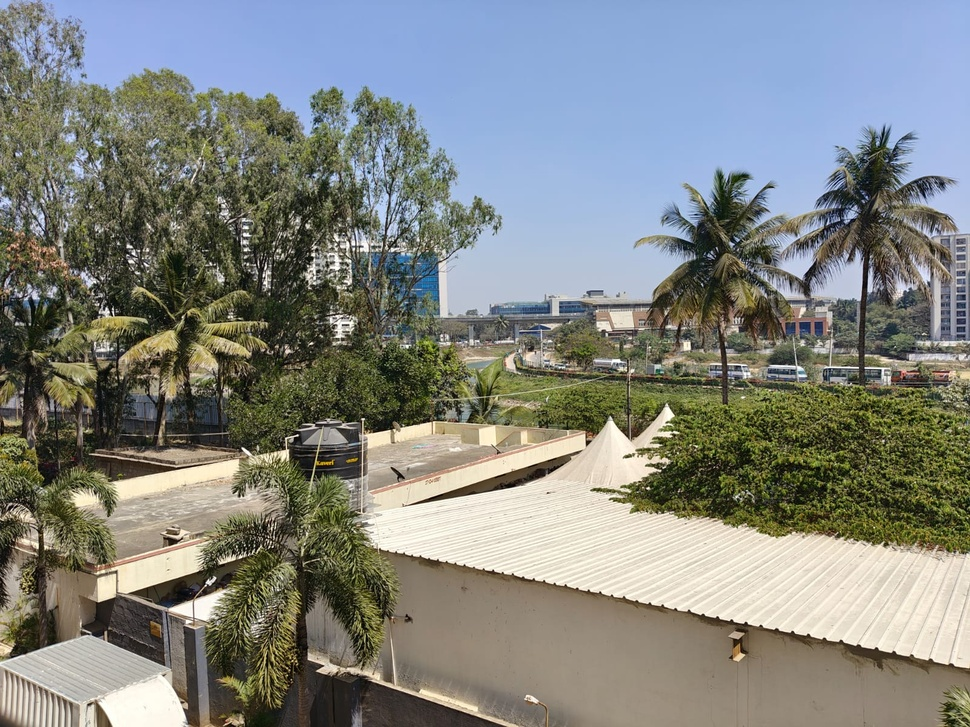
#> input picture imgs/image1.jpeg, 970 x 727 px, shrunk from 1600 x 1200 before the run
$ python panaroma.py
#> lines starting #> are read from the running program, lines starting #| are printed output that depends on the picture
import cv2
import matplotlib.pyplot as plt
import numpy as np


def detect_features(image):
    """Detects keypoints and descriptors using SIFT"""
    sift = cv2.SIFT_create()
    keypoints, descriptors = sift.detectAndCompute(image, None)
    return keypoints, descriptors


def stitch_images(
    base_img, new_img, base_kp, base_des, new_kp, new_des, direction="right"
):
    """Stitches two images using KNN-based feature matching and homography"""

    bf = cv2.BFMatcher(cv2.NORM_L2, crossCheck=False)

    # top 2 nearest matches
    matches = bf.knnMatch(new_des, base_des, k=2)

    good_matches = []
    for m, n in matches:
        if m.distance < 0.7 * n.distance:  # 0.7 - threshold
            good_matches.append(m)

    if len(good_matches) > 4:
        # matching keypoints
        src_pts = np.float32([new_kp[m.queryIdx].pt for m in good_matches]).reshape(
            -1, 1, 2
        )
        dst_pts = np.float32([base_kp[m.trainIdx].pt for m in good_matches]).reshape(
            -1, 1, 2
        )

        # homography matrix
        H, _ = cv2.findHomography(src_pts, dst_pts, cv2.RANSAC, 5.0)

        # output size
        height_base, width_base = base_img.shape[:2]
        height_new, width_new = new_img.shape[:2]

        # corners of the new image after transformation
        corners_new = np.float32(
            [[0, 0], [0, height_new], [width_new, height_new], [width_new, 0]]
        ).reshape(-1, 1, 2)
        warped_corners = cv2.perspectiveTransform(corners_new, H)

        # bounding box of the stitched result
        all_corners = np.vstack(
            (
                warped_corners,
                np.array(
                    [
                        [0, 0],
                        [0, height_base],
                        [width_base, height_base],
                        [width_base, 0],
                    ]
                ).reshape(-1, 1, 2),
            )
        )
        [x_min, y_min] = np.int32(all_corners.min(axis=0).ravel())
        [x_max, y_max] = np.int32(all_corners.max(axis=0).ravel())

        # adjust for negative coordinates
        translation_mat = np.array([[1, 0, -x_min], [0, 1, -y_min], [0, 0, 1]])

        # output size
        output_width = x_max - x_min
        output_height = y_max - y_min
        warped_img = cv2.warpPerspective(
            new_img, translation_mat @ H, (output_width, output_height)
        )

        # overlay base image correctly
        stitched = warped_img.copy()
        stitched[-y_min : height_base - y_min, -x_min : width_base - x_min] = base_img

        return stitched
    else:
        print(f"Not enough matches found for {direction} stitcher!")
        return base_img


image_files = ["./imgs/image1.jpeg", "./imgs/image2.jpeg", "./imgs/image3.jpeg"]
images = [cv2.imread(img) for img in image_files]
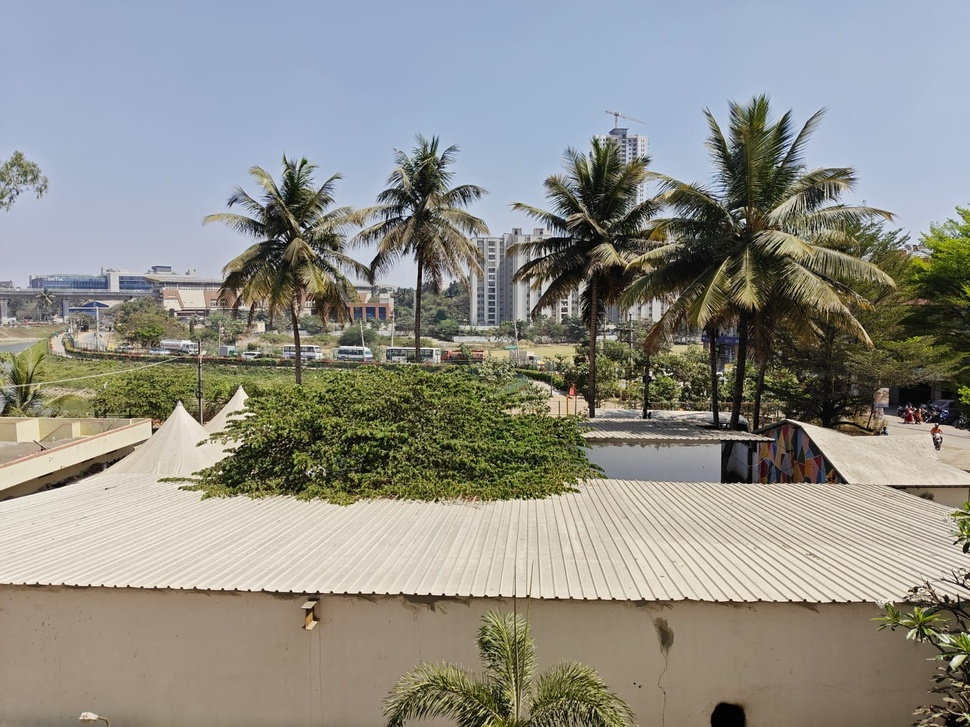
#> input picture imgs/image2.jpeg, 970 x 727 px, shrunk from 1600 x 1200 before the run
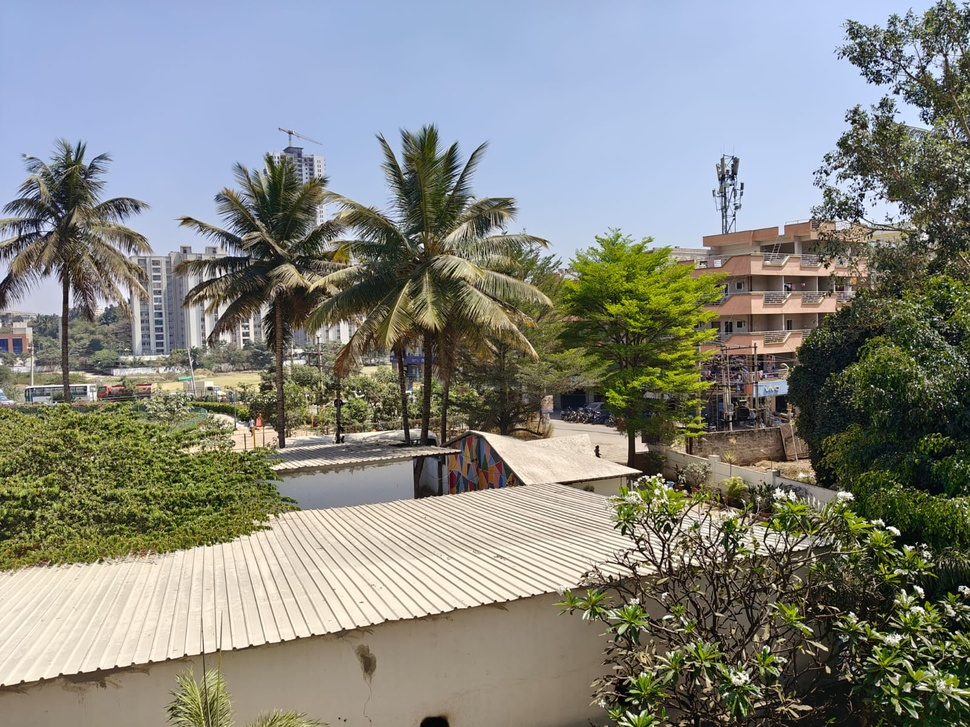
#> input picture imgs/image3.jpeg, 970 x 727 px, shrunk from 1600 x 1200 before the run
#> images = 3 items

gray_images = [cv2.cvtColor(img, cv2.COLOR_BGR2GRAY) for img in images]
#> gray_images = 3 items

keypoints_descriptors = [detect_features(img) for img in gray_images]
#> in detect_features, `keypoints, descriptors = sift.detectAndCompute(image, None)`: keypoints = 6548 keypoints; strongest (x, y, size): (648, 488, 2.1), (363, 419, 2), (311, 343, 1.9), (243, 449, 2)
#> in detect_features (call 2), `keypoints, descriptors = sift.detectAndCompute(image, None)`: keypoints = 4776 keypoints; strongest (x, y, size): (221, 472, 2.5), (154, 430, 3.5), (648, 411, 2), (744, 220, 3)
#> in detect_features (call 2), `keypoints, descriptors = sift.detectAndCompute(image, None)`:
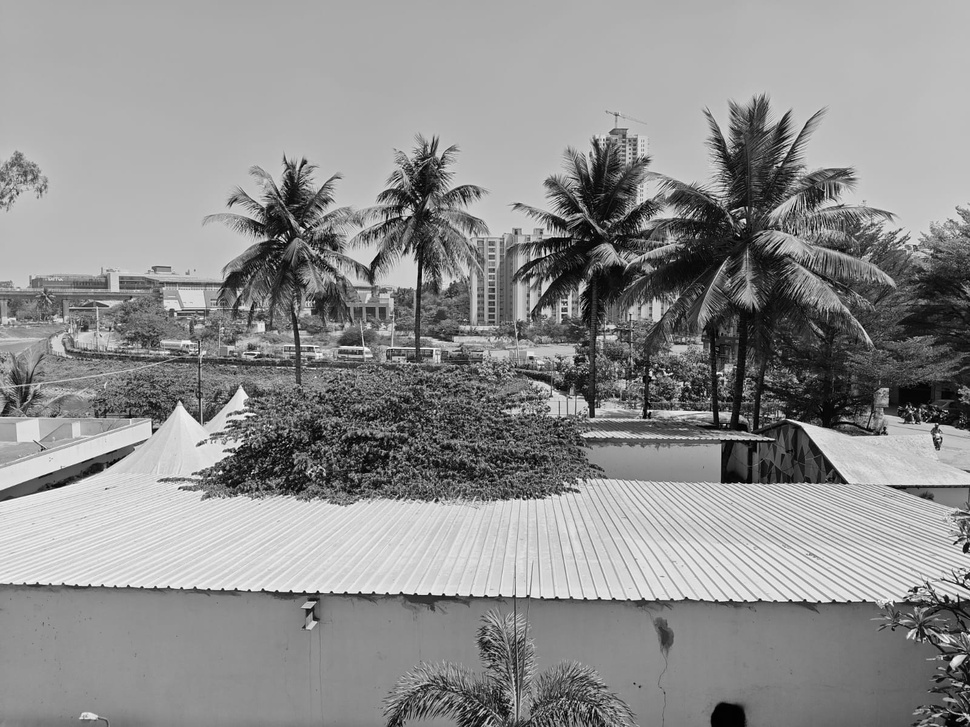
#> image: shape (727, 970); min 0, max 255, mean 142.1
#> in detect_features (call 3), `keypoints, descriptors = sift.detectAndCompute(image, None)`: keypoints = 6982 keypoints; strongest (x, y, size): (920, 590, 4.1), (956, 632, 1.9), (422, 245, 2.7), (896, 531, 4.9)
#> in detect_features (call 3), `keypoints, descriptors = sift.detectAndCompute(image, None)`:
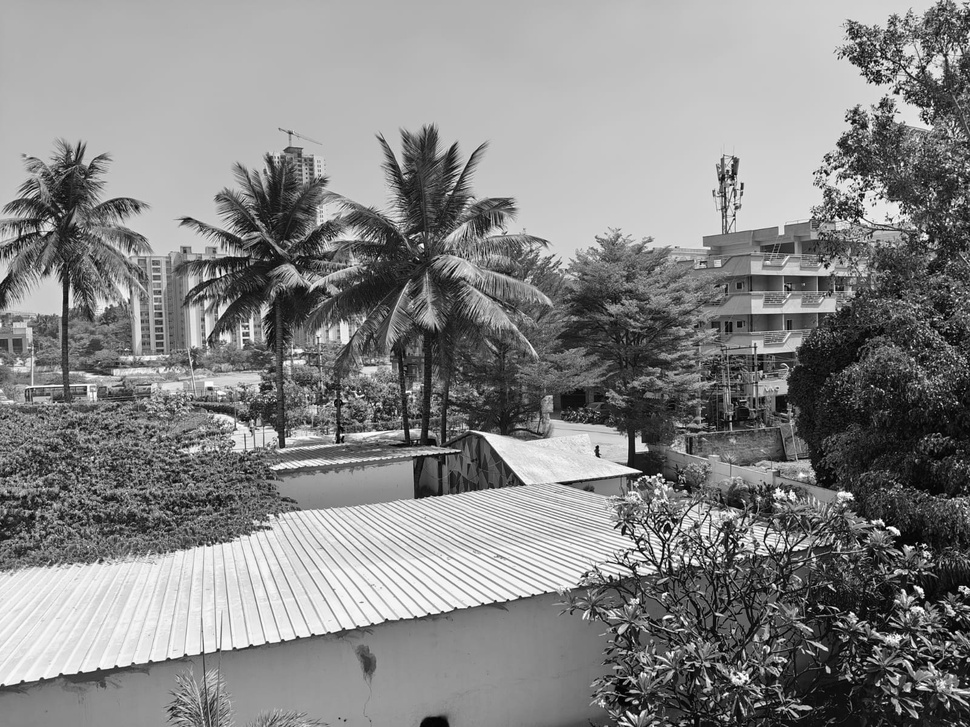
#> image: shape (727, 970); min 0, max 255, mean 133.4
#> keypoints_descriptors = 3 items

fig, axes = plt.subplots(1, len(images), figsize=(15, 5))

for i, (kp_des, img) in enumerate(zip(keypoints_descriptors, images)):
    kp, des = kp_des
    img_with_keypoints = cv2.drawKeypoints(img, kp, None)

    axes[i].imshow(cv2.cvtColor(img_with_keypoints, cv2.COLOR_BGR2RGB))
    axes[i].set_title(f"Image {i+1}")
    axes[i].axis("off")
#> this loop made 3 passes

plt.savefig("./imgs/keypoints.png", bbox_inches="tight", dpi=300)
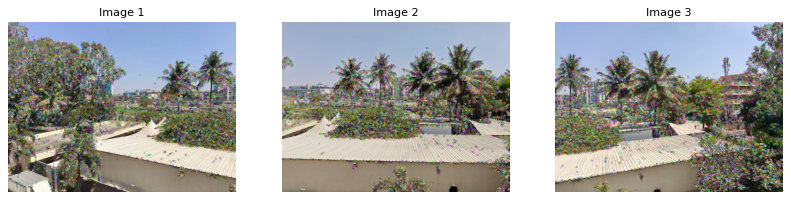
#> figure drawn by matplotlib, 3 panels
plt.show()

print("Please wait for 2 minutes for panorama output. Thanks!")

base_img = images[1]
#> base_img is the input picture: shape (727, 970, 3); mean B, G, R 135.7, 142.8, 143.4
base_kp, base_des = keypoints_descriptors[1]
#> base_kp = 4776 keypoints; strongest (x, y, size): (221, 472, 2.5), (154, 430, 3.5), (648, 411, 2), (744, 220, 3)

# Left Stitcher: Stitch first image (left side)
left_stitched = stitch_images(
    images[1],
    images[0],
    base_kp,
    base_des,
    keypoints_descriptors[0][0],
    keypoints_descriptors[0][1],
    direction="left",
)
#> in stitch_images, `matches = bf.knnMatch(new_des, base_des, k=2)`: matches = 6548 matches
#> after the loop in stitch_images, `for m, n in matches:`: good_matches = 781 matches
#> in stitch_images, `src_pts = np.float32([new_kp[m.queryIdx].pt for m in good_matches]).re..`: src_pts = 781 rows, first 8: [283.5, 448.2], [476, 357.6], [476.4, 446], [478.9, 390.5], [480.1, 417], [485.3, 409.1], [487, 217.7], [487, 217.7]
#> in stitch_images, `dst_pts = np.float32([base_kp[m.trainIdx].pt for m in good_matches]).r..`: dst_pts = 781 rows, first 8: [120.3, 287.8], [13.44, 338.5], [13.64, 443.1], [15.24, 377.9], [17.44, 409.4], [23.7, 398.9], [29.46, 176.9], [29.46, 176.9]
#> in stitch_images, `H, _ = cv2.findHomography(src_pts, dst_pts, cv2.RANSAC, 5.0)`: H = [[2.34, 0.012, -1101.7], [0.474, 1.95, -357.3], [0.0014, 1.14e-05, 1]]
#> in stitch_images, `warped_corners = cv2.perspectiveTransform(corners_new, H)`: warped_corners = [[-1101.7, -357.3], [-1084, 1054.6], [498.7, 642.8], [496.7, 43.41]]
#> in stitch_images, `all_corners = np.vstack( ( warped_corners, np.array( [ [0, 0], [0, hei..`: all_corners = [[-1101.7, -357.3], [-1084, 1054.6], [498.7, 642.8], [496.7, 43.41], [0, 0], [0, 727], [970, 727], [970, 0]]
#> in stitch_images, `[x_min, y_min] = np.int32(all_corners.min(axis=0).ravel())`: x_min = -1101; y_min = -357
#> in stitch_images, `[x_max, y_max] = np.int32(all_corners.max(axis=0).ravel())`: x_max = 970; y_max = 1054
#> in stitch_images, `translation_mat = np.array([[1, 0, -x_min], [0, 1, -y_min], [0, 0, 1]])`: translation_mat = [[1, 0, 1101], [0, 1, 357], [0, 0, 1]]
#> in stitch_images, `output_width = x_max - x_min`: output_width = 2071
#> in stitch_images, `output_height = y_max - y_min`: output_height = 1411
#> in stitch_images, new_img is the input picture: shape (727, 970, 3); mean B, G, R 128.4, 133.2, 130
#> in stitch_images, `stitched[-y_min : height_base - y_min, -x_min : width_base - x_min] = ..`:
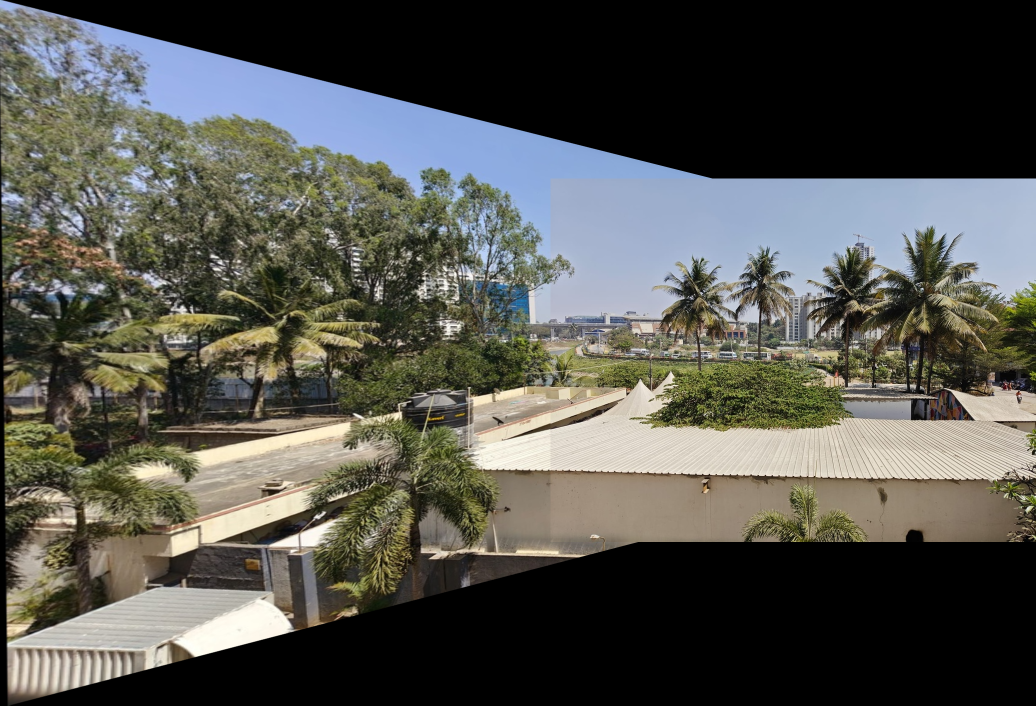
#> stitched: shape (1411, 2071, 3) (shown at 1/2 size); mean B, G, R 77.9, 84, 83.9

# updating keypoints and descriptors for left-stitched image**
left_kp, left_des = detect_features(left_stitched)
#> in detect_features (call 4), `keypoints, descriptors = sift.detectAndCompute(image, None)`: keypoints = 23666 keypoints; strongest (x, y, size): (509, 1240, 74.3), (1322, 829, 2.5), (1255, 787, 3.5), (1749, 768, 2)
#> left_kp has the same summary as keypoints in detect_features

# Right Stitcher: Stitch third image (right side) using updated keypoints
final_stitched = stitch_images(
    left_stitched,
    images[2],
    left_kp,
    left_des,
    keypoints_descriptors[2][0],
    keypoints_descriptors[2][1],
    direction="right",
)
#> call 2 of stitch_images, with base_des = array of shape (23666, 128), new_des = array of shape (6982, 128), direction = 'right'
#> in stitch_images (call 2), `matches = bf.knnMatch(new_des, base_des, k=2)`: matches = 6982 matches
#> after the loop in stitch_images (call 2), `for m, n in matches:`: good_matches = 1222 matches
#> in stitch_images (call 2), `src_pts = np.float32([new_kp[m.queryIdx].pt for m in good_matches]).re..`: src_pts = 1222 rows, first 8: [7.44, 515.1], [7.63, 498.3], [9.48, 491.9], [9.85, 567.5], [11.82, 424.8], [12.59, 215.6], [12.8, 372.9], [15.38, 383.2]
#> in stitch_images (call 2), `dst_pts = np.float32([base_kp[m.trainIdx].pt for m in good_matches]).r..`: dst_pts = 1222 rows, first 8: [1469.3, 809.9], [1470.7, 795.8], [1472, 790.6], [1468.9, 853.4], [1477.3, 735.4], [1484.9, 560.7], [1478.9, 692.5], [1480.3, 701.2]
#> in stitch_images (call 2), `H, _ = cv2.findHomography(src_pts, dst_pts, cv2.RANSAC, 5.0)`: H = [[-0.0189, 0.0287, 1483.7], [-0.302, 0.864, 380.5], [-0.000489, 4.19e-05, 1]]
#> in stitch_images (call 2), `warped_corners = cv2.perspectiveTransform(corners_new, H)`: warped_corners = [[1483.7, 380.5], [1460.1, 979.1], [2674.3, 1289.2], [2789.8, 167.5]]
#> in stitch_images (call 2), `all_corners = np.vstack( ( warped_corners, np.array( [ [0, 0], [0, hei..`: all_corners = [[1483.7, 380.5], [1460.1, 979.1], [2674.3, 1289.2], [2789.8, 167.5], [0, 0], [0, 1411], [2071, 1411], [2071, 0]]
#> in stitch_images (call 2), `[x_min, y_min] = np.int32(all_corners.min(axis=0).ravel())`: x_min = 0
#> in stitch_images (call 2), `[x_max, y_max] = np.int32(all_corners.max(axis=0).ravel())`: x_max = 2789; y_max = 1411
#> in stitch_images (call 2), `translation_mat = np.array([[1, 0, -x_min], [0, 1, -y_min], [0, 0, 1]])`: translation_mat = [[1, 0, 0], [0, 1, 0], [0, 0, 1]]
#> in stitch_images (call 2), `output_width = x_max - x_min`: output_width = 2789
#> in stitch_images, new_img is the input picture: shape (727, 970, 3); mean B, G, R 127.6, 134.8, 132.9
#> in stitch_images (call 2), `stitched[-y_min : height_base - y_min, -x_min : width_base - x_min] = ..`:
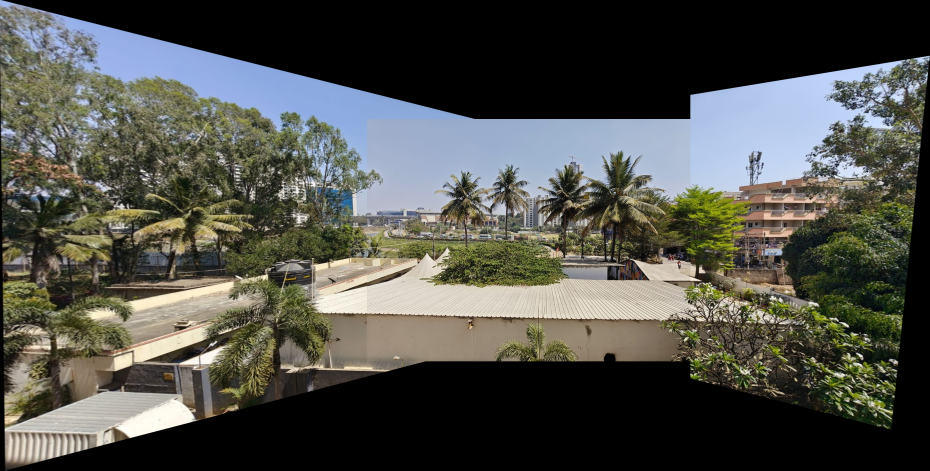
#> stitched: shape (1411, 2789, 3) (shown at 1/3 size); mean B, G, R 74.3, 80.4, 79.7

# Display final stitched panorama
plt.figure(figsize=(15, 5))
plt.imshow(cv2.cvtColor(final_stitched, cv2.COLOR_BGR2RGB))
plt.title("Final Stitched Panorama")
plt.axis("off")
plt.savefig("./imgs/stitched_panorama.png", bbox_inches="tight", dpi=300)
plt.show()
